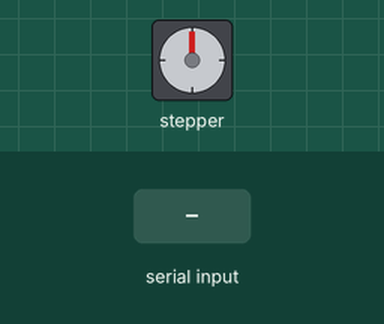
A sketch run on a simulated Arduino Uno, built with avr-gcc and run on an emulated ATmega328P. Shown: stepper motor. The inputs (shaded band) are chosen by the test bench. Stepper angles assume 200 steps per turn.

Above: at 1.2 s.
1.3 s: "90,45,200\n" received over Serial
At 3.9 s:
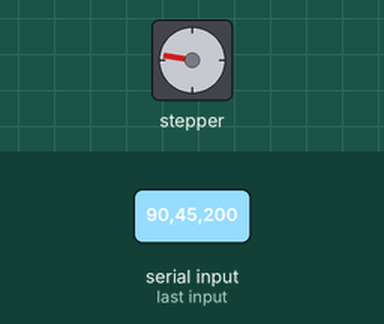
4.3 s: "30,150,10\n" received over Serial
At 7.2 s:
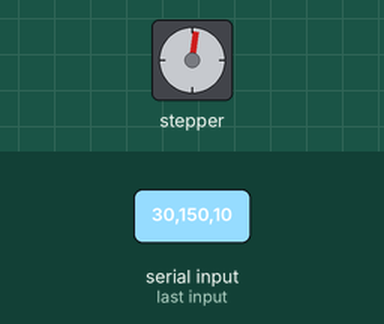
7.3 s: "90,45\n" received over Serial
At 9.2 s:
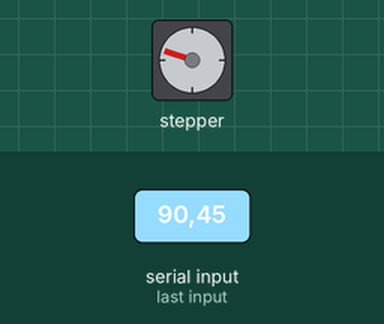
10.3 s: "30,150\n" received over Serial
At 13.2 s:
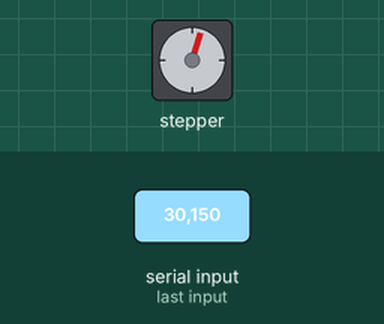
13.3 s: "1,90\n" received over Serial
At 15.8 s:
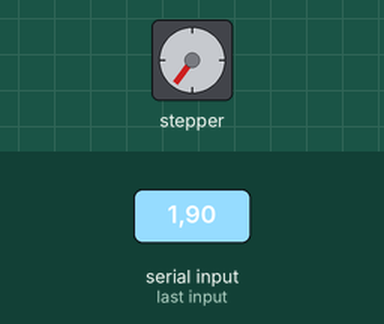
16.3 s: "1,90,45\n" received over Serial
At 18.8 s:
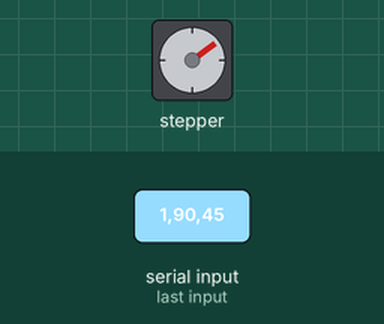
Timing chart, 0 to 20.3 s (numbered marks = the images above; inputs shaded):
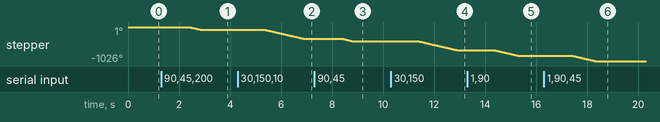

Measured:
- after the input at 1.3 s, stepper: turns 81° counter-clockwise in 0.45 s, starting after 1.1 s
- after the input at 4.3 s, stepper: turns 270° counter-clockwise in 1.5 s, starting after 1.1 s
- after the input at 7.3 s, stepper: turns 81° counter-clockwise in 0.45 s, starting after 1.1 s
- after the input at 10.3 s, stepper: keeps turning counter-clockwise at about 177°/s, starting after 1.1 s
- after the input at 13.3 s, stepper: turns 162° counter-clockwise in 0.92 s, starting after 1.1 s
- after the input at 16.3 s, stepper: turns 162° counter-clockwise in 0.92 s, starting after 1.1 s

The sketch:

SyringePump.ino
```cpp
#include <AFMotor.h>

// Stepper motor with 200 steps per revolution (1.8 degree) connected to motor port #1 (M1 & M2)
AF_Stepper motor(200, 1);

int steps = 0;
long mus_per_step = 0;
int operation = 0;
String speedandsteps;

void setup() {
  Serial.begin(9600); // set up Serial library at 9600 bps
}

void loop() {
  if(operation > 0){
    motor.setSpeedMicroseconds(mus_per_step);
    if(steps >= 0){
      motor.step(steps, BACKWARD, SINGLE);
    }else{
      motor.step(-steps, FORWARD, SINGLE);
    }
    operation = 0;
  } else {//If no operation then see if there is an input
    if(Serial.available() > 0) {
      speedandsteps = Serial.readString();
      int str_len = speedandsteps.length() + 1;
      char charBuf[str_len];
      speedandsteps.toCharArray( charBuf, str_len );
      char * strtokIndx;
      strtokIndx = strtok(charBuf,",");
      mus_per_step = atol(strtokIndx);
      strtokIndx = strtok(NULL, ",");
      steps = atoi(strtokIndx);
      operation = 1;
    }
  }
  delay(50);
}
```
